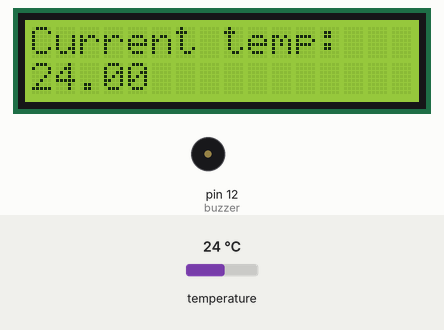
This sketch was run on a simulated Arduino Uno, built with avr-gcc and run on an emulated ATmega328P. On the bench: 16×2 character LCD, buzzer (waves = sounding, pin HIGH). The test bench sets the inputs (shaded band); at power-on: temperature 24 °C.

Above: at 3.3 s.
3.4 s: temperature set to 33 °C
At 5.2 s:
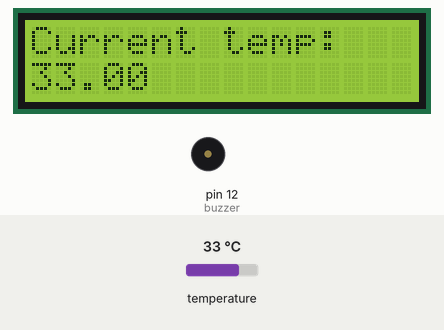
6.2 s: temperature set to 12 °C
At 7.1 s:
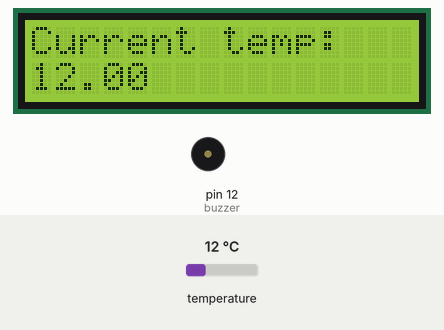
8.3 s: temperature set to 19 °C
At 8.9 s:
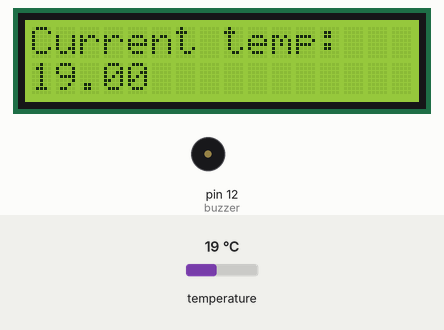
Timing chart, 0 to 11.3 s (numbered marks = the images above; inputs shaded):
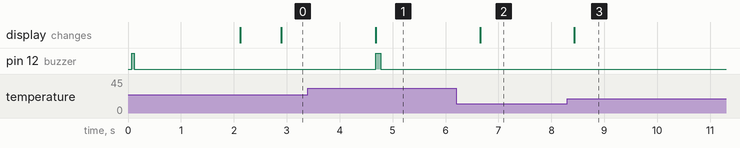

The sketch:

bimber.ino
```cpp
#include <OneWire.h>
#include <DallasTemperature.h>
#include <LiquidCrystal.h>
LiquidCrystal lcd(2, 3, 4, 5, 6, 7);
#define thermometer 8
#define buzzer 12
int thresholds[6] = { 30, 50, 70, 90, 96, 98 };
String progresses[6] = {"Preheat/Opt. Dist", "Warm-up/Dist.Overheat", "Distillation (Opt.)",
"Distillation (Low)", "Post-dist", "The end"};
int highestThresholdALreadyWarnedAbout = 0;
int temperature = 0;
int signals = 0;

OneWire oneWire(thermometer);
DallasTemperature sensors(&oneWire);
void setup() {
  Serial.begin(9600);
  pinMode(buzzer, OUTPUT);
  lcd.begin(16, 2);
  lcd.setCursor(0, 0);
  lcd.print("Buenas tardes");
  lcd.setCursor(0, 1);
  lcd.print("Borracho amigo!");
  digitalWrite(buzzer, HIGH);
  delay(50);
  digitalWrite(buzzer, LOW);

  delay(2000);
  lcd.clear();
}
boolean warnAboutHighTemp = true;
boolean warnAboutLowTemp = true;

void loop() {
    //lcd.clear();
    sensors.requestTemperatures();

    lcd.setCursor(0,0);
  lcd.print("Current temp:");
  lcd.setCursor(0,1);
  lcd.print(sensors.getTempCByIndex(0));
  temperature = sensors.getTempCByIndex(0);

  int highestPassedThreshold;

  if (temperature < thresholds[0]) {        // < 30
    highestPassedThreshold = 0;
  } else if (temperature < thresholds[1]) { // 30-50
    highestPassedThreshold = 1;
  } else if (temperature < thresholds[2]) { // 50-70
    highestPassedThreshold = 2;
      } else if (temperature < thresholds[3]) { // 70-90
    highestPassedThreshold = 3;
          } else if (temperature < thresholds[4]) { // 90-96
    highestPassedThreshold = 4;
          } else if (temperature < thresholds[5]) { // 96-98
    highestPassedThreshold = 5;
  } else {                                  // > 98
    highestPassedThreshold = 6;
  }

  if (highestPassedThreshold > highestThresholdALreadyWarnedAbout) {
    highestThresholdALreadyWarnedAbout = highestPassedThreshold;
    signals = highestPassedThreshold*2;
    activateBuzzer(100, signals);
  }
  else if ( highestThresholdALreadyWarnedAbout > highestPassedThreshold ) {
    highestThresholdALreadyWarnedAbout = highestPassedThreshold;
       signals = highestPassedThreshold*2;

        activateBuzzer(100, signals);
  }

  delay(1000);
//  lcd.clear();
//  lcd.setCursor(0,0);
//  lcd.print("Progress: ");
//  lcd.setCursor(0,1);
//  lcd.print(progresses[highestPassedThreshold]);
//  delay(1000);

}

void activateBuzzer(int delay_time, int beeps){
  for (int i = 0; i < beeps; i++) {
    digitalWrite(buzzer, i % 2 == 0 ? HIGH : LOW);
    delay(delay_time);
  }
}
```

Measured:
- after the input at 3.4 s, pin 12 (buzzer): LOW → HIGH after 1.3 s, → LOW 0.10 s later; the display: changes after 1.3 s (image 1)
- after the input at 6.2 s, the display: changes after 0.46 s (image 2)
- after the input at 8.3 s, the display: changes after 0.14 s (image 3)
